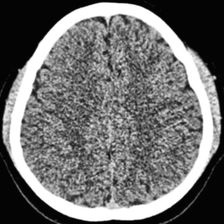
#> input picture Dataset/FINAL_dataset_GC_test-20260708T092101Z-3-001/FINAL_dataset_GC_test/train/no_tumor/no_tumor__11_1.png, 224 x 224 px; its folder holds only this picture in this run
$ jupyter execute --allow-errors FINAL_3_roi_preprocessing.ipynb
#> lines starting #> are read from the running program, lines starting #| are printed output that depends on the picture; after the words box and inside, x2 and y2 are one past the last pixel; in counts of white or black regions, pixels touching at a corner belong together
#> in process_image, img_bgr is the input picture: shape (224, 224, 3); mean B, G, R 110.7, 110.8, 110.7
# ROI Preprocessing

## 1. Mount Google Drive

[cell 1]
from google.colab import drive
drive.mount('/content/drive', force_remount=True)

## 2. Import Library

[cell 2]
import re
import csv
import cv2
import numpy as np
import matplotlib.pyplot as plt
from pathlib import Path
from tqdm import tqdm
from datetime import datetime

## 3. Konfigurasi Path & Parameter

[cell 3]
INPUT_SPLITS = {
    'train/no_tumor' : '/content/drive/MyDrive/Tugas Akhir/FINAL_dataset_preprocessed_test/train/no_tumor',
    'train/tumor'    : '/content/drive/MyDrive/Tugas Akhir/FINAL_dataset_preprocessed_test/train/tumor',
    'val/no_tumor'   : '/content/drive/MyDrive/Tugas Akhir/FINAL_dataset_preprocessed_test/val/no_tumor',
    'val/tumor'      : '/content/drive/MyDrive/Tugas Akhir/FINAL_dataset_preprocessed_test/val/tumor',
    'test/no_tumor'  : '/content/drive/MyDrive/Tugas Akhir/FINAL_dataset_preprocessed_test/test/no_tumor',
    'test/tumor'     : '/content/drive/MyDrive/Tugas Akhir/FINAL_dataset_preprocessed_test/test/tumor',
}

OUTPUT_ROOT      = '/content/drive/MyDrive/Tugas Akhir/FINAL_dataset_roi_preprocessed_test'
MIN_CONTOUR_AREA = 500
PADDING          = 5

# Level kompresi PNG eksplisit (0=cepat/besar ... 9=lambat/kecil).
# cv2.imwrite tanpa parameter ini memakai default yang menghasilkan
# file jauh lebih besar dari file asli (lihat investigasi Bagian 9.2-9.3).
PNG_SAVE_PARAMS  = [cv2.IMWRITE_PNG_COMPRESSION, 9]

## 4. Definisi Fungsi ROI

[cell 4]
def rgb_to_grayscale_paper(img_bgr: np.ndarray) -> np.ndarray:
    # Grayscale Eq.2: 0.299R + 0.587G + 0.114B
    img_rgb = cv2.cvtColor(img_bgr, cv2.COLOR_BGR2RGB).astype(np.float32)
    gray = (
        0.299 * img_rgb[:, :, 0]
      + 0.587 * img_rgb[:, :, 1]
      + 0.114 * img_rgb[:, :, 2]
    )
    return gray.astype(np.uint8)


def otsu_roi_crop(
    img_bgr: np.ndarray,
    gray: np.ndarray
) -> tuple[np.ndarray, tuple | None, bool]:
    # Otsu -> bersihkan morfologi -> bounding rect -> crop. bbox=None jika fallback full image.
    H, W = gray.shape
#> H = 224; W = 224

    _, binary = cv2.threshold(gray, 0, 255, cv2.THRESH_BINARY + cv2.THRESH_OTSU)
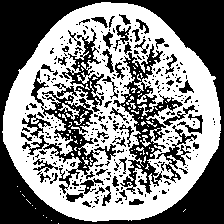
#> binary: shape (224, 224); 51.7% white; 314 black regions (256 under 20 px), largest, box (x1, y1, x2, y2) and area: (0, 0, 224, 224) 13609, (113, 44, 183, 194) 2636, (22, 70, 100, 194) 2082

    kernel       = cv2.getStructuringElement(cv2.MORPH_RECT, (5, 5))
    binary_clean = cv2.morphologyEx(binary, cv2.MORPH_CLOSE, kernel)
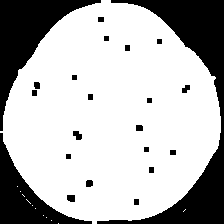
#> binary_clean: shape (224, 224); 71.7% white; 22 black regions, largest, box (x1, y1, x2, y2) and area: (97, 0, 224, 224) 6858, (0, 0, 101, 131) 4045, (0, 133, 92, 224) 2657
    binary_clean = cv2.morphologyEx(binary_clean, cv2.MORPH_OPEN, kernel)
#> binary_clean: shape (224, 224); 71.6% white; 20 black regions

    contours, _ = cv2.findContours(binary_clean, cv2.RETR_EXTERNAL, cv2.CHAIN_APPROX_SIMPLE)
#> contours = 1 contour; box (x1, y1, x2, y2) and area: (3, 0, 221, 224) 36272
    valid_contours = [c for c in contours if cv2.contourArea(c) > MIN_CONTOUR_AREA]
#> valid_contours has the same summary as contours

    if not valid_contours:
        return img_bgr.copy(), None, False

    all_points = np.vstack(valid_contours)
#> all_points = contour of 282 points, box (x1, y1, x2, y2) (3, 0, 221, 224), area 36272
    x, y, w, h = cv2.boundingRect(all_points)
#> x = 3; y = 0; w = 218; h = 224

    x1 = max(0, x - PADDING)
#> x1 = 0
    y1 = max(0, y - PADDING)
#> y1 = 0
    x2 = min(W, x + w + PADDING)
#> x2 = 224
    y2 = min(H, y + h + PADDING)
#> y2 = 224

    if (x2 - x1) < 32 or (y2 - y1) < 32:
        return img_bgr.copy(), None, False

    return img_bgr[y1:y2, x1:x2], (x1, y1, x2, y2), True


def extract_image_pair_key(image_stem: str) -> str | None:
    # Key pairing dari nama gambar: image_tumor_mask__[pid]_CT_s[sid]
    m = re.search(r'^image_tumor_mask__(.+)_CT_s(\d+)$', image_stem)
    if not m:
        return None
    return f"{m.group(1)}_CT_{m.group(2)}"


def extract_mask_pair_key(mask_stem: str) -> str | None:
    # Key pairing dari nama mask: mask_tumor__[pid]_CT_m[sid]
    m = re.search(r'^mask_tumor__(.+)_CT_m(\d+)$', mask_stem)
    if not m:
        return None
    return f"{m.group(1)}_CT_{m.group(2)}"


def crop_mask_with_bbox(mask_path: Path, bbox: tuple) -> np.ndarray:
    # Crop mask dengan bbox sama persis dengan gambar pasangannya
    mask = cv2.imread(str(mask_path), cv2.IMREAD_GRAYSCALE)
    if mask is None:
        raise FileNotFoundError(f"Mask tidak dapat dibaca: {mask_path}")
    x1, y1, x2, y2 = bbox
    H, W = mask.shape
    x1 = max(0, min(x1, W - 1))
    y1 = max(0, min(y1, H - 1))
    x2 = max(1, min(x2, W))
    y2 = max(1, min(y2, H))
    return mask[y1:y2, x1:x2]


def process_image(src_path: Path) -> tuple[np.ndarray, tuple | None, bool, str]:
    img_bgr = cv2.imread(str(src_path))
    if img_bgr is None:
        return None, None, False, "ERROR_READ"
    gray = rgb_to_grayscale_paper(img_bgr)
    cropped, bbox, ok = otsu_roi_crop(img_bgr, gray)
#> bbox = (0, 0, 224, 224); ok = True
    return cropped, bbox, ok, "ROI_OK" if ok else "FALLBACK_FULL"

## 5. Jalankan Pipeline ROI

[cell 5]
output_root    = Path(OUTPUT_ROOT)
log_rows       = []
total_ok = total_fallback = total_error = 0
total_mask_ok = total_mask_err = total_mask_skip = 0

for split_key, src_dir_str in INPUT_SPLITS.items():
    src_dir = Path(src_dir_str)
    dst_dir = output_root / split_key
    dst_dir.mkdir(parents=True, exist_ok=True)

    image_paths = sorted(
        list(src_dir.glob('*.jpg'))  +
        list(src_dir.glob('*.jpeg')) +
        list(src_dir.glob('*.png'))  +
        list(src_dir.glob('*.JPG'))  +
        list(src_dir.glob('*.PNG'))
    )

    if not image_paths:
        print(f"PERINGATAN: tidak ada gambar di {src_dir}")
        continue

    masks_src_dir = src_dir / "masks"
    masks_dst_dir = dst_dir / "masks"
    has_masks     = masks_src_dir.exists() and any(masks_src_dir.glob("*.png"))

    if has_masks:
        masks_dst_dir.mkdir(parents=True, exist_ok=True)

    # Tahap 1: proses semua gambar, simpan bbox untuk pairing mask
    bbox_map: dict[str, tuple | None] = {}

    for src_path in tqdm(image_paths, desc=f"{split_key}", ncols=80):
        dst_path = dst_dir / src_path.name
        output_img, bbox, success, status = process_image(src_path)
#> bbox = (0, 0, 224, 224); success = True; status = 'ROI_OK'

        if status == "ERROR_READ":
            total_error += 1
            log_rows.append({'split': split_key, 'file': src_path.name,
                             'status': status, 'note': 'Gagal dibaca oleh OpenCV'})
            continue

        cv2.imwrite(str(dst_path), output_img, PNG_SAVE_PARAMS)

        if success:
            total_ok += 1
        else:
            total_fallback += 1
            log_rows.append({'split': split_key, 'file': src_path.name,
                             'status': status,
                             'note': 'Tidak ada kontur valid / crop terlalu kecil -> full image'})

        if has_masks:
            key = extract_image_pair_key(src_path.stem)
            if key is not None:
                bbox_map[key] = bbox

    # Tahap 2: proses mask dengan bbox dari gambar pasangannya
    if has_masks:
        mask_paths = sorted(masks_src_dir.glob("*.png"))

        mask_keys = {extract_mask_pair_key(mp.stem) for mp in mask_paths} - {None}
        unpaired  = mask_keys - set(bbox_map.keys())
        if unpaired:
            print(f"PERINGATAN [{split_key}]: mask tidak berpasangan: {unpaired}")

        for mask_src_path in mask_paths:
            key = extract_mask_pair_key(mask_src_path.stem)

            if key is None:
                total_mask_err += 1
                log_rows.append({'split': split_key, 'file': mask_src_path.name,
                                 'status': 'MASK_ERROR',
                                 'note': f'Tidak bisa ekstrak key: {mask_src_path.stem}'})
                continue

            if key not in bbox_map:
                total_mask_err += 1
                log_rows.append({'split': split_key, 'file': mask_src_path.name,
                                 'status': 'MASK_NO_IMAGE_PAIR',
                                 'note': f'Gambar pasangan key "{key}" tidak ditemukan'})
                continue

            bbox = bbox_map[key]

            if bbox is None:
                total_mask_skip += 1
                mask_raw = cv2.imread(str(mask_src_path), cv2.IMREAD_GRAYSCALE)
                if mask_raw is not None:
                    cv2.imwrite(str(masks_dst_dir / mask_src_path.name), mask_raw, PNG_SAVE_PARAMS)
                log_rows.append({'split': split_key, 'file': mask_src_path.name,
                                 'status': 'MASK_SKIP',
                                 'note': f'Pasangan [{key}] fallback - mask disalin tanpa crop'})
            else:
                try:
                    cropped_mask = crop_mask_with_bbox(mask_src_path, bbox)
                    cv2.imwrite(str(masks_dst_dir / mask_src_path.name), cropped_mask, PNG_SAVE_PARAMS)
                    total_mask_ok += 1
                except Exception as e:
                    total_mask_err += 1
                    log_rows.append({'split': split_key, 'file': mask_src_path.name,
                                     'status': 'MASK_ERROR', 'note': str(e)})

total = total_ok + total_fallback + total_error
print("SELESAI")
print(f"Total diproses : {total}")
print(f"ROI berhasil   : {total_ok} ({total_ok/total*100:.1f}%)")
print(f"Fallback full  : {total_fallback} ({total_fallback/total*100:.1f}%)")
print(f"Error baca     : {total_error} ({total_error/total*100:.1f}%)")
if total_mask_ok + total_mask_err + total_mask_skip > 0:
    print(f"Mask: {total_mask_ok} OK / {total_mask_err} error / {total_mask_skip} skip")
print(f"Output: {OUTPUT_ROOT}")

if log_rows:
    timestamp = datetime.now().strftime("%Y%m%d_%H%M%S")
    log_path  = output_root / f"roi_log_{timestamp}.csv"
    with open(log_path, 'w', newline='') as f:
        writer = csv.DictWriter(f, fieldnames=['split', 'file', 'status', 'note'])
        writer.writeheader()
        writer.writerows(log_rows)
    print(f"Log -> {log_path}")

## 6. Verifikasi Visual — Before vs After

[cell 6]
N_SAMPLES    = 5
SAMPLE_SPLIT = 'train/tumor'

src_dir    = Path(INPUT_SPLITS[SAMPLE_SPLIT])
dst_dir    = Path(OUTPUT_ROOT) / SAMPLE_SPLIT
sample_dir = Path(OUTPUT_ROOT) / 'sample_preprocessing'
sample_dir.mkdir(parents=True, exist_ok=True)

samples = (sorted(src_dir.glob('*.jpg')) + sorted(src_dir.glob('*.png')))[:N_SAMPLES]

if not samples:
    print(f"Tidak ada sampel di {src_dir}.")
else:
    fig, axes = plt.subplots(len(samples), 2, figsize=(10, 3 * len(samples)))
    fig.suptitle(f'ROI Preprocessing - Before vs After ({SAMPLE_SPLIT})',
                 fontsize=13, fontweight='bold')

    for i, src_path in enumerate(samples, start=1):
        dst_path = dst_dir / src_path.name
        orig_bgr = cv2.imread(str(src_path))
        roi_bgr  = cv2.imread(str(dst_path)) if dst_path.exists() else orig_bgr

        if orig_bgr is None:
            print(f"PERINGATAN: gagal membaca {src_path.name}")
            continue

        before_path = sample_dir / f"before_{i:02d}_{src_path.stem}.png"
        after_path  = sample_dir / f"after_{i:02d}_{src_path.stem}.png"
        cv2.imwrite(str(before_path), orig_bgr)
        cv2.imwrite(str(after_path),  roi_bgr)

        axes[i-1, 0].imshow(cv2.cvtColor(orig_bgr, cv2.COLOR_BGR2RGB))
        axes[i-1, 0].set_title(f'Before  {orig_bgr.shape[1]}x{orig_bgr.shape[0]}', fontsize=9)
        axes[i-1, 0].axis('off')

        axes[i-1, 1].imshow(cv2.cvtColor(roi_bgr, cv2.COLOR_BGR2RGB))
        axes[i-1, 1].set_title(f'After  {roi_bgr.shape[1]}x{roi_bgr.shape[0]}', fontsize=9)
        axes[i-1, 1].axis('off')

    plt.tight_layout()
    plt.show()
    print(f"Sampel disimpan di: {sample_dir}")

## 7. Verifikasi Visual — Mask + Pasangan Gambar Otak

[cell 7]
MASK_SAMPLES = 5

sample_dir = Path(OUTPUT_ROOT) / 'sample_preprocessing'
sample_dir.mkdir(parents=True, exist_ok=True)

chosen_split = next(
    (s for s in INPUT_SPLITS
     if s.endswith('/tumor')
     and (Path(INPUT_SPLITS[s]) / 'masks').exists()
     and any((Path(INPUT_SPLITS[s]) / 'masks').glob('*.png'))),
    None
)

if chosen_split is None:
    print("PERINGATAN: tidak ditemukan folder 'masks/' pada split tumor manapun.")
else:
    image_src_dir = Path(INPUT_SPLITS[chosen_split])
    mask_src_dir  = image_src_dir / 'masks'
    image_dst_dir = Path(OUTPUT_ROOT) / chosen_split
    mask_dst_dir  = image_dst_dir / 'masks'

    all_images = sorted(image_src_dir.glob('*.jpg')) + sorted(image_src_dir.glob('*.png'))
    mask_paths = sorted(mask_src_dir.glob('*.png'))[:MASK_SAMPLES]

    if not mask_paths:
        print("Tidak ada file mask ditemukan.")
    else:
        fig, axes = plt.subplots(len(mask_paths), 2, figsize=(8, 3 * len(mask_paths)))
        if len(mask_paths) == 1:
            axes = axes.reshape(1, 2)
        fig.suptitle(f'Mask + Gambar Otak ({chosen_split}, hasil ROI)',
                     fontsize=13, fontweight='bold')

        for i, mask_path in enumerate(mask_paths, start=1):
            key = extract_mask_pair_key(mask_path.stem)
            paired_image = next(
                (c for c in all_images if extract_image_pair_key(c.stem) == key),
                None
            ) if key else None

            if paired_image is None:
                print(f"PERINGATAN [{i}]: gambar pasangan tidak ditemukan untuk {mask_path.name}")
                continue

            out_mask_path  = mask_dst_dir  / mask_path.name
            out_image_path = image_dst_dir / paired_image.name

            mask_img  = cv2.imread(str(out_mask_path  if out_mask_path.exists()  else mask_path),
                                   cv2.IMREAD_GRAYSCALE)
            brain_img = cv2.imread(str(out_image_path if out_image_path.exists() else paired_image))

            if mask_img is None or brain_img is None:
                print(f"PERINGATAN [{i}]: gagal membaca mask/gambar key={key}")
                continue

            mask_save_path  = sample_dir / f"mask_{i:02d}_{mask_path.stem}.png"
            brain_save_path = sample_dir / f"brain_{i:02d}_{paired_image.stem}.png"
            cv2.imwrite(str(mask_save_path),  mask_img)
            cv2.imwrite(str(brain_save_path), brain_img)

            axes[i-1, 0].imshow(cv2.cvtColor(brain_img, cv2.COLOR_BGR2RGB))
            axes[i-1, 0].set_title(f'Brain  {brain_img.shape[1]}x{brain_img.shape[0]}', fontsize=9)
            axes[i-1, 0].axis('off')

            axes[i-1, 1].imshow(mask_img, cmap='gray')
            axes[i-1, 1].set_title(f'Mask  {mask_img.shape[1]}x{mask_img.shape[0]}', fontsize=9)
            axes[i-1, 1].axis('off')

        plt.tight_layout()
        plt.show()
        print(f"Sampel disimpan di: {sample_dir}")

## 8. Sanity Check — Shape Gambar & Mask

[cell 8]
img  = cv2.imread('/content/drive/MyDrive/Tugas Akhir/dataset_roi_preprocessed_GC_val_test_FINAL/test/tumor/image_tumor_mask__tumor_mask_8.png')
mask = cv2.imread('/content/drive/MyDrive/Tugas Akhir/dataset_roi_preprocessed_GC_val_test_FINAL/test/tumor/masks/mask_tumor__mask_8.png')

#> (the rest of this cell did not finish here and is left out)

## 9. Tabel Ringkasan Statistik Sebelum vs Setelah ROI

Cell ini menghitung statistik pada **seluruh populasi gambar** (bukan sampel) dari
`INPUT_SPLITS` (sebelum) dan `OUTPUT_ROOT` (setelah), lalu mencetaknya langsung sebagai
kode tabel LaTeX yang siap ditempel ke naskah skripsi.

Catatan: kalau Anda menjalankan cell ini **setelah** menerapkan fix `PNG_SAVE_PARAMS`
pada Bagian 5, kolom "Rata-rata ukuran (KB)" akan menunjukkan angka baru (bukan lagi +82.03%)
karena ukuran file output sudah berubah. Jalankan ulang Bagian 5 dulu jika ingin tabel
mencerminkan hasil setelah fix.

[cell 9]
import os
import pandas as pd

def format_id(x, decimals=2):
    # Format angka gaya Indonesia: pemisah ribuan '.', pemisah desimal ','
    s = f"{x:,.{decimals}f}"
    s = s.replace(",", "§").replace(".", ",").replace("§", ".")
    return s

records = []
for split_key, src_dir_str in INPUT_SPLITS.items():
    src_dir = Path(src_dir_str)
    dst_dir = Path(OUTPUT_ROOT) / split_key

    image_paths = sorted(
        list(src_dir.glob('*.jpg'))  + list(src_dir.glob('*.jpeg')) +
        list(src_dir.glob('*.png'))  + list(src_dir.glob('*.JPG'))  +
        list(src_dir.glob('*.PNG'))
    )

    for src_path in tqdm(image_paths, desc=f"[Tabel] {split_key}", ncols=80):
        dst_path = dst_dir / src_path.name
        if not dst_path.exists():
            continue

        img_before = cv2.imread(str(src_path))
        img_after  = cv2.imread(str(dst_path))
        if img_before is None or img_after is None:
            continue

        records.append({
            'split': split_key,
            'file': src_path.name,
            'orig_w': img_before.shape[1], 'orig_h': img_before.shape[0],
            'out_w':  img_after.shape[1],  'out_h':  img_after.shape[0],
            'orig_size_bytes': os.path.getsize(src_path),
            'out_size_bytes':  os.path.getsize(dst_path),
        })

df_table = pd.DataFrame(records)
print(f"Total pasangan gambar (sebelum & setelah) yang berhasil dibaca: {len(df_table)}")

[cell 10]
# Hitung seluruh metrik yang dibutuhkan tabel
n_before = len(df_table)
n_after  = len(df_table)

avg_w_before = df_table['orig_w'].mean()
avg_w_after  = df_table['out_w'].mean()

avg_h_before = df_table['orig_h'].mean()
avg_h_after  = df_table['out_h'].mean()

avg_res_before = (df_table['orig_w'] * df_table['orig_h']).mean()
avg_res_after  = (df_table['out_w']  * df_table['out_h']).mean()

min_w_before = df_table['orig_w'].min()
min_w_after  = df_table['out_w'].min()

min_h_before = df_table['orig_h'].min()
min_h_after  = df_table['out_h'].min()

avg_size_kb_before = (df_table['orig_size_bytes'] / 1024).mean()
avg_size_kb_after  = (df_table['out_size_bytes']  / 1024).mean()

avg_ar_before = (df_table['orig_w'] / df_table['orig_h']).mean()
avg_ar_after  = (df_table['out_w']  / df_table['out_h']).mean()

def pct_change(before, after):
    return (after - before) / before * 100 if before != 0 else 0.0

rows = [
    ("Jumlah citra",               n_before,           n_after,           pct_change(n_before, n_after)),
    ("Rata-rata lebar",            avg_w_before,       avg_w_after,       pct_change(avg_w_before, avg_w_after)),
    ("Rata-rata tinggi",           avg_h_before,       avg_h_after,       pct_change(avg_h_before, avg_h_after)),
    ("Rata-rata resolusi piksel",  avg_res_before,     avg_res_after,     pct_change(avg_res_before, avg_res_after)),
    ("Min lebar",                  min_w_before,       min_w_after,       pct_change(min_w_before, min_w_after)),
    ("Min tinggi",                 min_h_before,       min_h_after,       pct_change(min_h_before, min_h_after)),
    ("Rata-rata ukuran (KB)",      avg_size_kb_before, avg_size_kb_after, pct_change(avg_size_kb_before, avg_size_kb_after)),
    ("__ASPECT_RATIO__",           avg_ar_before,      avg_ar_after,      pct_change(avg_ar_before, avg_ar_after)),
]

print("=== Ringkasan angka (belum diformat) ===")
for label, before, after, pct in rows:
    print(f"{label:28s} : sebelum={before:>14,.2f}  setelah={after:>14,.2f}  perubahan={pct:+.2f}%")

[cell 11]
# Cetak sebagai kode tabel LaTeX siap pakai
latex_lines = []
latex_lines.append(r"\begin{table}[htbp]")
latex_lines.append(r"\t\centering")
latex_lines.append(r"\t\caption{Perbandingan Statistik Dataset Sebelum dan Setelah ROI}")
latex_lines.append(r"\t\label{tab:statistik_roi}")
latex_lines.append(r"\t\begin{tabular}{|l|l|l|l|}")
latex_lines.append(r"\t\t\hline")
latex_lines.append(r"\t\t\textbf{Metrik} & \textbf{Sebelum} & \textbf{Setelah ROI} & \textbf{Perubahan (\%)} \\ \hline")

for label, before, after, pct in rows:
    if label == "__ASPECT_RATIO__":
        display_label = r"Rata-rata \textit{aspect ratio}"
    else:
        display_label = label
    latex_lines.append(
        f"\t\t{display_label} & {format_id(before)} & {format_id(after)} & {format_id(pct)} \\\\ \\hline"
    )

latex_lines.append(r"\t\end{tabular}")
latex_lines.append(r"\end{table}")

latex_table = "\n".join(latex_lines)
print(latex_table)
